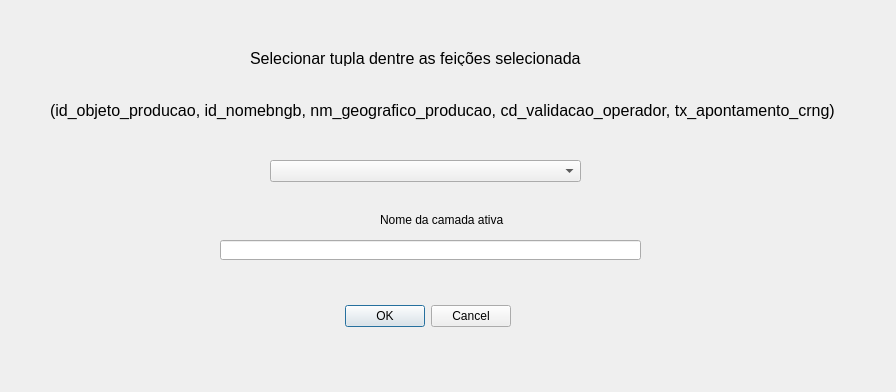
<?xml version="1.0" encoding="UTF-8"?>
<ui version="4.0">
 <class>PreencheSelecionadaDialogBase</class>
 <widget class="QDialog" name="PreencheSelecionadaDialogBase">
  <property name="geometry">
   <rect>
    <x>0</x>
    <y>0</y>
    <width>896</width>
    <height>392</height>
   </rect>
  </property>
  <property name="windowTitle">
   <string>Preenche feicoes selecionadas</string>
  </property>
  <widget class="QDialogButtonBox" name="button_box">
   <property name="geometry">
    <rect>
     <x>170</x>
     <y>300</y>
     <width>341</width>
     <height>32</height>
    </rect>
   </property>
   <property name="orientation">
    <enum>Qt::Horizontal</enum>
   </property>
   <property name="standardButtons">
    <set>QDialogButtonBox::Cancel|QDialogButtonBox::Ok</set>
   </property>
  </widget>
  <widget class="QComboBox" name="comboBox">
   <property name="geometry">
    <rect>
     <x>270</x>
     <y>160</y>
     <width>311</width>
     <height>22</height>
    </rect>
   </property>
  </widget>
  <widget class="QLabel" name="label">
   <property name="geometry">
    <rect>
     <x>250</x>
     <y>50</y>
     <width>331</width>
     <height>16</height>
    </rect>
   </property>
   <property name="font">
    <font>
     <pointsize>12</pointsize>
    </font>
   </property>
   <property name="text">
    <string>Selecionar tupla dentre as feições selecionadas</string>
   </property>
  </widget>
  <widget class="QLabel" name="label_2">
   <property name="geometry">
    <rect>
     <x>50</x>
     <y>90</y>
     <width>821</width>
     <height>41</height>
    </rect>
   </property>
   <property name="font">
    <font>
     <pointsize>12</pointsize>
    </font>
   </property>
   <property name="text">
    <string>(id_objeto_producao, id_nomebngb, nm_geografico_producao, cd_validacao_operador, tx_apontamento_crng)</string>
   </property>
   <property name="wordWrap">
    <bool>true</bool>
   </property>
  </widget>
  <widget class="QLineEdit" name="lineEdit">
   <property name="geometry">
    <rect>
     <x>220</x>
     <y>240</y>
     <width>421</width>
     <height>20</height>
    </rect>
   </property>
  </widget>
  <widget class="QLabel" name="label_3">
   <property name="geometry">
    <rect>
     <x>380</x>
     <y>210</y>
     <width>161</width>
     <height>20</height>
    </rect>
   </property>
   <property name="text">
    <string>Nome da camada ativa</string>
   </property>
  </widget>
 </widget>
 <resources/>
 <connections>
  <connection>
   <sender>button_box</sender>
   <signal>accepted()</signal>
   <receiver>PreencheSelecionadaDialogBase</receiver>
   <slot>accept()</slot>
   <hints>
    <hint type="sourcelabel">
     <x>20</x>
     <y>20</y>
    </hint>
    <hint type="destinationlabel">
     <x>20</x>
     <y>20</y>
    </hint>
   </hints>
  </connection>
  <connection>
   <sender>button_box</sender>
   <signal>rejected()</signal>
   <receiver>PreencheSelecionadaDialogBase</receiver>
   <slot>reject()</slot>
   <hints>
    <hint type="sourcelabel">
     <x>20</x>
     <y>20</y>
    </hint>
    <hint type="destinationlabel">
     <x>20</x>
     <y>20</y>
    </hint>
   </hints>
  </connection>
 </connections>
</ui>
